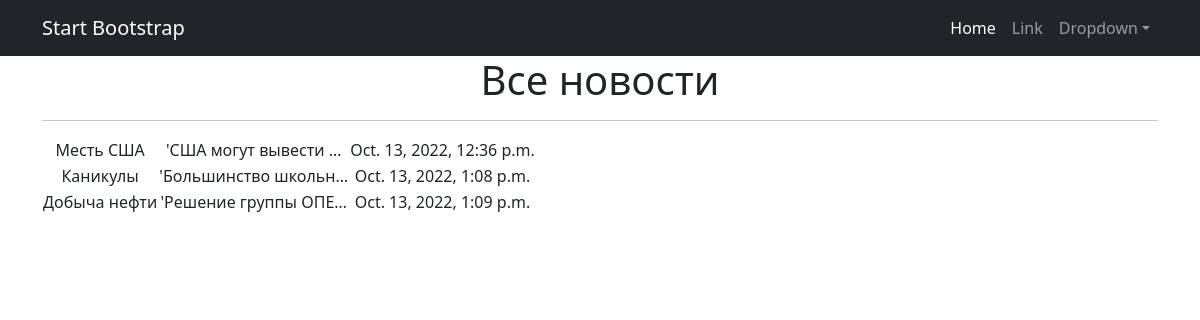
Page /news/ on the committed database.
### news/models.py (models this page shows, shortened)
class Post(models.Model):
    author = models.ForeignKey(Author, on_delete=models.CASCADE)
    neworart = models.BooleanField(default=False)
    time_in = models.DateTimeField(auto_now_add=True)
    category = models.ManyToManyField(Category, through = 'PostCategory')
    title = models.CharField(max_length=100)
    text = models.TextField()
    rating_post = models.IntegerField(default=0)
    def preview(self):
        previewtext = self.text[:123] + '...'
        return previewtext

### news/views.py (the view)
# urls.py: path('', NewsList.as_view()),
class NewsList(ListView):
    model = Post
    ordering = 'time_in'
    template_name = 'flatpages/news.html'
    context_object_name = 'news'

### Templates/Flatpages/news.html (shortened to what this page needs)
{% extends 'flatpages/default.html' %}
{% block content %}
   <h1>Все новости</h1>
   <hr>
      <table>
         {% for new in news %}
          <tr>
          <td>{{ new.title }}</td>
          <td>{{ new.preview|truncatechars:20 }}</td>
          <td>{{ new.time_in }}</td>
          </tr>
          {% endfor %}
      </table>
{% endblock content %}

### Templates/Flatpages/default.html (shortened to what this page needs)
<!DOCTYPE html>
<html lang="en">
    <head>
        {% load static %}
        <link href="{% static 'css/styles.css' %}" rel="stylesheet" />
    </head>
    <body>
        <nav class="navbar navbar-expand-lg navbar-dark bg-dark">
            <div class="container">
                <a class="navbar-brand" href="#">Start Bootstrap</a>
                <div class="collapse navbar-collapse" id="navbarSupportedContent">
                    <ul class="navbar-nav ms-auto mb-2 mb-lg-0">
                        <li class="nav-item"><a class="nav-link active" aria-current="page" href="#">Home</a></li>
                        <li class="nav-item"><a class="nav-link" href="#">Link</a></li>
                        <li class="nav-item dropdown">
                            <a class="nav-link dropdown-toggle" id="navbarDropdown" href="#" role="button" data-bs-toggle="dropdown" aria-expanded="false">Dropdown</a>
                        </li>
                    </ul>
                </div>
            </div>
        </nav>
        <div class="container">
            <div class="row">
                <div class="col-lg-12 text-center">
                    {% block content %}{% endblock content %}
                </div>
            </div>
        </div>
    </body>
</html>

### rows in the picture
Post: title "Месть США", preview "'США могут вывести …", time_in "Oct. 13, 2022, 12:36 p.m."
Post: title "Каникулы", preview "'Большинство школьн…", time_in "Oct. 13, 2022, 1:08 p.m."
Post: title "Добыча нефти", preview "'Решение группы ОПЕ…", time_in "Oct. 13, 2022, 1:09 p.m."
